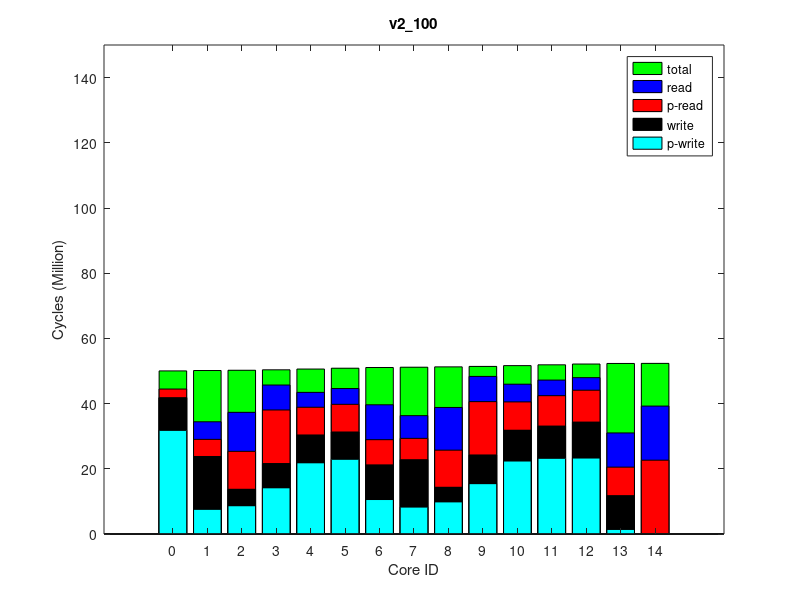

MATLAB code to generate this figure:
times(1, :, :) = [
2644311, 51374984, 0
5256552, 51495593, 0
11663888, 51576841, 0
16423316, 51720371, 0
8515860, 51963557, 0
8503345, 52225968, 0
7733611, 52450639, 0
6543775, 52540507, 0
11394886, 52652629, 0
16379528, 52793354, 0
8720191, 53047374, 0
9319107, 53304373, 0
9772835, 53548175, 0
8735909, 53728516, 0
21985258, 53753385, 0
];
times(2, :, :) = [
2644311, 51157737, 0
5250140, 51279479, 0
11633255, 51359592, 0
16425016, 51501966, 0
8491997, 51743758, 0
8482351, 52004773, 0
7727201, 52227759, 0
6541599, 52318000, 0
11385699, 52429123, 0
16356402, 52569488, 0
8688427, 52821739, 0
9322671, 53076808, 0
9772604, 53319839, 0
8737142, 53498788, 0
22713510, 53523619, 0
];
times(3, :, :) = [
2644311, 51157832, 0
5250863, 51278194, 0
11637838, 51359803, 0
16427832, 51502149, 0
8499152, 51743299, 0
8483773, 52004232, 0
7727534, 52227108, 0
6538146, 52317351, 0
11381385, 52428424, 0
16353488, 52568741, 0
8685881, 52820931, 0
9321674, 53076115, 0
9771967, 53319117, 0
8735599, 53498075, 0
22712926, 53522900, 0
];
times(4, :, :) = [
2644311, 51160727, 0
5249699, 51281230, 0
11633843, 51362210, 0
16426072, 51504868, 0
8496204, 51745975, 0
8482280, 52007004, 0
7725572, 52230107, 0
6537169, 52320308, 0
11381833, 52431511, 0
16353931, 52571650, 0
8687345, 52823770, 0
9321872, 53079013, 0
9772965, 53322026, 0
8738947, 53500959, 0
22715970, 53525779, 0
];
times(5, :, :) = [
2644311, 51157821, 0
5250059, 51278466, 0
11634066, 51358997, 0
16424314, 51501997, 0
8490309, 51743418, 0
8480991, 52004114, 0
7727411, 52227133, 0
6538714, 52317332, 0
11382832, 52428515, 0
16354257, 52568800, 0
8688109, 52820830, 0
9324161, 53076083, 0
9774238, 53319063, 0
8736228, 53498006, 0
22712908, 53522848, 0
];
times(6, :, :) = [
2644311, 51158994, 0
5250882, 51280496, 0
11635555, 51360562, 0
16426999, 51503183, 0
8497798, 51744508, 0
8482701, 52005336, 0
7726542, 52228453, 0
6537962, 52318637, 0
11380642, 52429756, 0
16354760, 52569669, 0
8687654, 52821960, 0
9321923, 53076949, 0
9773518, 53320011, 0
8737721, 53498957, 0
22713704, 53523773, 0
];
times(7, :, :) = [
2644311, 51160233, 0
5250050, 51279872, 0
11635906, 51360875, 0
16429841, 51503516, 0
8493702, 51744681, 0
8479823, 52006235, 0
7724725, 52229384, 0
6535319, 52319584, 0
11380697, 52430781, 0
16354092, 52571003, 0
8686991, 52823060, 0
9321642, 53078212, 0
9772309, 53321276, 0
8738361, 53500215, 0
22715091, 53525048, 0
];
times(8, :, :) = [
2644311, 51157557, 0
5248466, 51278188, 0
11638694, 51359518, 0
16434107, 51501682, 0
8503066, 51742997, 0
8484891, 52003849, 0
7724274, 52227071, 0
6536819, 52317206, 0
11380774, 52428413, 0
16353211, 52568714, 0
8685669, 52820891, 0
9321542, 53076158, 0
9774028, 53319178, 0
8736525, 53498130, 0
22712899, 53522960, 0
];
times(9, :, :) = [
2644311, 51158164, 0
5248502, 51278828, 0
11630361, 51359621, 0
16420563, 51502234, 0
8493866, 51744038, 0
8481458, 52004588, 0
7727275, 52227479, 0
6539582, 52317780, 0
11384143, 52429067, 0
16355540, 52568951, 0
8686843, 52820922, 0
9321354, 53076255, 0
9772353, 53319325, 0
8736621, 53498266, 0
22713084, 53523110, 0
];
times(10, :, :) = [
2644311, 51158865, 0
5249415, 51279341, 0
11634307, 51360057, 0
16421191, 51502707, 0
8497706, 51744208, 0
8483112, 52005089, 0
7727672, 52228159, 0
6539054, 52318238, 0
11383196, 52429415, 0
16354866, 52569619, 0
8686939, 52821808, 0
9321675, 53076894, 0
9773865, 53319924, 0
8737930, 53498852, 0
22713790, 53523726, 0
];
ave_times = round(squeeze(mean(times)));
format long g, ave_times
std_times = round(squeeze(std(times)));
format long g, std_times
polling_read_times = ave_times;
times(1, :, :) = [
31968911, 50332686, 0
7741763, 50451394, 0
8822548, 50529255, 0
14344038, 50670287, 0
21997507, 50904426, 0
23075860, 51161673, 0
10753393, 51381129, 0
8428134, 51469336, 0
10024986, 51579278, 0
15616321, 51716371, 0
22559255, 51963135, 0
23403759, 52212739, 0
23488522, 52452672, 0
1595501, 52628705, 0
0, 52652490, 0
];
times(2, :, :) = [
31760413, 50124475, 0
7538014, 50243963, 0
8655998, 50321944, 0
14161694, 50461407, 0
21834286, 50693641, 0
22887416, 50949434, 0
10548178, 51167610, 0
8229430, 51256667, 0
9830735, 51364941, 0
15425545, 51502310, 0
22368933, 51747145, 0
23187029, 51995373, 0
23279869, 52234662, 0
1370219, 52409265, 0
0, 52433062, 0
];
times(3, :, :) = [
31762988, 50127181, 0
7532944, 50243689, 0
8651759, 50322376, 0
14146495, 50462799, 0
21818879, 50694863, 0
22890812, 50950317, 0
10557225, 51168140, 0
8236153, 51257108, 0
9832339, 51365763, 0
15423733, 51502559, 0
22368805, 51747452, 0
23192262, 51995594, 0
23281457, 52234790, 0
1370898, 52409412, 0
0, 52433199, 0
];
times(4, :, :) = [
31758891, 50122879, 0
7527400, 50244685, 0
8639933, 50321238, 0
14134490, 50461600, 0
21829264, 50694273, 0
22892952, 50949423, 0
10555723, 51167392, 0
8233989, 51255672, 0
9829277, 51364850, 0
15421204, 51501421, 0
22365440, 51745994, 0
23188798, 51994162, 0
23281074, 52233897, 0
1370620, 52408500, 0
0, 52432301, 0
];
times(5, :, :) = [
31763896, 50127820, 0
7544101, 50245525, 0
8653636, 50323498, 0
14158228, 50464088, 0
21813096, 50695643, 0
22891510, 50951801, 0
10564072, 51170260, 0
8237957, 51258161, 0
9833212, 51366876, 0
15427543, 51503965, 0
22371163, 51748559, 0
23191723, 51996790, 0
23281029, 52236150, 0
1371023, 52410750, 0
0, 52434559, 0
];
times(6, :, :) = [
31760121, 50124089, 0
7543549, 50240324, 0
8657460, 50320251, 0
14154909, 50459103, 0
21821831, 50691699, 0
22888917, 50948104, 0
10544209, 51165683, 0
8227959, 51254480, 0
9827794, 51363166, 0
15416913, 51499907, 0
22361070, 51744702, 0
23188316, 51993115, 0
23278748, 52232385, 0
1370875, 52407022, 0
0, 52430825, 0
];
times(7, :, :) = [
31761732, 50125491, 0
7537061, 50243294, 0
8653870, 50322589, 0
14146040, 50461723, 0
21819907, 50694140, 0
22889198, 50950185, 0
10553550, 51168134, 0
8233073, 51257304, 0
9832496, 51366037, 0
15422595, 51503067, 0
22365821, 51747635, 0
23192686, 51996214, 0
23283521, 52235517, 0
1371360, 52410135, 0
0, 52433934, 0
];
times(8, :, :) = [
31760418, 50124523, 0
7524788, 50245160, 0
8639655, 50321425, 0
14147113, 50462141, 0
21813741, 50694640, 0
22887066, 50949718, 0
10550412, 51167683, 0
8230711, 51255780, 0
9831860, 51365043, 0
15424767, 51501611, 0
22369041, 51746349, 0
23190078, 51994769, 0
23279432, 52234123, 0
1370830, 52408753, 0
0, 52432549, 0
];
times(9, :, :) = [
31759318, 50123483, 0
7527837, 50242837, 0
8647583, 50320872, 0
14141000, 50460392, 0
21820975, 50692638, 0
22884739, 50948706, 0
10551818, 51167076, 0
8234908, 51255863, 0
9831141, 51364811, 0
15422800, 51501220, 0
22366392, 51745946, 0
23189155, 51994193, 0
23279342, 52233671, 0
1371048, 52408313, 0
0, 52432112, 0
];
times(10, :, :) = [
31762934, 50127108, 0
7547624, 50245478, 0
8661902, 50324142, 0
14170099, 50463653, 0
21815216, 50695887, 0
22890966, 50952215, 0
10563569, 51170717, 0
8236577, 51258802, 0
9834340, 51367566, 0
15423668, 51504394, 0
22368255, 51749264, 0
23194164, 51997259, 0
23280433, 52236893, 0
1370459, 52411485, 0
0, 52435279, 0
];
ave_times = round(squeeze(mean(times)));
format long g, ave_times
std_times = round(squeeze(std(times)));
format long g, std_times
polling_write_times = ave_times;
times(1, :, :) = [
0, 68854971, 0
10653755, 69013077, 64000
23614851, 69114546, 128000
24088982, 69310861, 64000
13067491, 69650690, 64000
13344889, 70011830, 64000
18441827, 70315916, 128000
13530056, 70428114, 64000
24503740, 70585181, 128000
24102824, 70775232, 64000
14119099, 71125100, 64000
14118993, 71478068, 64000
13639979, 71800223, 64000
19233843, 72058148, 128000
38600874, 72102337, 250000
];
times(2, :, :) = [
0, 68705095, 0
10650612, 68862676, 64000
23600135, 68963246, 128000
24080742, 69159053, 64000
13064404, 69496952, 64000
13337808, 69857611, 64000
18435049, 70160495, 128000
13514013, 70272700, 64000
24483006, 70429774, 128000
24095956, 70618202, 64000
14119078, 70966755, 64000
14104338, 71318829, 64000
13643216, 71640307, 64000
19232438, 71897152, 128000
39312080, 71941324, 250000
];
times(3, :, :) = [
0, 68700982, 0
10652466, 68862150, 64000
23604662, 68961531, 128000
24078422, 69155642, 64000
13062641, 69494593, 64000
13335304, 69854984, 64000
18435532, 70158086, 128000
13510985, 70269959, 64000
24479032, 70426322, 128000
24093385, 70615596, 64000
14119815, 70964016, 64000
14104534, 71316105, 64000
13632130, 71637461, 64000
19231804, 71894326, 128000
39309179, 71938523, 250000
];
times(4, :, :) = [
0, 68703784, 0
10647702, 68861050, 64000
23594199, 68962352, 128000
24081698, 69157640, 64000
13068931, 69495749, 64000
13332096, 69856850, 64000
18434642, 70160000, 128000
13507907, 70271516, 64000
24476480, 70429363, 128000
24095418, 70616869, 64000
14119847, 70965375, 64000
14104849, 71317888, 64000
13637879, 71639230, 64000
19231872, 71896063, 128000
39310750, 71940249, 250000
];
times(5, :, :) = [
0, 68702153, 0
10649439, 68856880, 64000
23594982, 68959547, 128000
24079170, 69155073, 64000
13067834, 69493237, 64000
13335368, 69854222, 64000
18432943, 70157250, 128000
13509825, 70269163, 64000
24479291, 70425500, 128000
24093211, 70615107, 64000
14119109, 70963878, 64000
14103848, 71315601, 64000
13635166, 71636975, 64000
19231411, 71893818, 128000
39308859, 71938007, 250000
];
times(6, :, :) = [
0, 68705930, 0
10650807, 68858371, 64000
23602429, 68961667, 128000
24084922, 69157974, 64000
13060510, 69496665, 64000
13335962, 69857081, 64000
18436045, 70160455, 128000
13501713, 70271995, 64000
24469393, 70428068, 128000
24096061, 70617540, 64000
14119646, 70965947, 64000
14099750, 71318255, 64000
13632972, 71639580, 64000
19232280, 71896430, 128000
39311383, 71940618, 250000
];
times(7, :, :) = [
0, 68702138, 0
10651333, 68859295, 64000
23599408, 68960804, 128000
24075416, 69156428, 64000
13065957, 69494347, 64000
13336795, 69855515, 64000
18432931, 70158482, 128000
13515387, 70270243, 64000
24484036, 70426238, 128000
24091698, 70615616, 64000
14119620, 70964669, 64000
14109060, 71316189, 64000
13638795, 71637659, 64000
19231240, 71894538, 128000
39309574, 71938724, 250000
];
times(8, :, :) = [
0, 68701565, 0
10649954, 68861433, 64000
23605225, 68961746, 128000
24082916, 69156285, 64000
13064903, 69495403, 64000
13338155, 69855388, 64000
18435457, 70159370, 128000
13514576, 70270463, 64000
24482336, 70426880, 128000
24089969, 70617187, 64000
14120120, 70965060, 64000
14105996, 71317113, 64000
13641901, 71638477, 64000
19230777, 71895324, 128000
39310075, 71939521, 250000
];
times(9, :, :) = [
0, 68702391, 0
10651860, 68858087, 64000
23608730, 68960821, 128000
24081848, 69155778, 64000
13070562, 69493481, 64000
13336252, 69854650, 64000
18435712, 70157683, 128000
13517555, 70269881, 64000
24483421, 70425966, 128000
24089331, 70615669, 64000
14120341, 70964131, 64000
14105600, 71316406, 64000
13636600, 71637662, 64000
19230025, 71894535, 128000
39309371, 71938724, 250000
];
times(10, :, :) = [
0, 68700092, 0
10649539, 68860484, 64000
23600856, 68961617, 128000
24084272, 69155293, 64000
13059446, 69493003, 64000
13336396, 69854582, 64000
18435811, 70157195, 128000
13517149, 70270162, 64000
24485037, 70426256, 128000
24092695, 70615514, 64000
14119911, 70963851, 64000
14103468, 71315849, 64000
13641132, 71637278, 64000
19230304, 71894137, 128000
39308793, 71938316, 250000
];
ave_times = round(squeeze(mean(times)));
format long g, ave_times
std_times = round(squeeze(std(times)));
format long g, std_times
read_times = ave_times;
times(1, :, :) = [
0, 50221716, 0
0, 50341289, 0
0, 50419211, 0
0, 50559083, 0
0, 50794689, 0
0, 51051260, 0
0, 51269639, 0
0, 51358310, 0
0, 51467397, 0
0, 51605786, 0
0, 51851201, 0
0, 52100918, 0
0, 52340810, 0
0, 52516807, 0
0, 52540583, 0
];
times(2, :, :) = [
0, 50010744, 0
0, 50128737, 0
0, 50208679, 0
0, 50346783, 0
0, 50581694, 0
0, 50835937, 0
0, 51052847, 0
0, 51141575, 0
0, 51249735, 0
0, 51387473, 0
0, 51630946, 0
0, 51878656, 0
0, 52117722, 0
0, 52292292, 0
0, 52316097, 0
];
times(3, :, :) = [
0, 50009260, 0
0, 50128599, 0
0, 50207235, 0
0, 50345296, 0
0, 50579721, 0
0, 50834515, 0
0, 51051761, 0
0, 51140576, 0
0, 51248385, 0
0, 51386282, 0
0, 51629810, 0
0, 51877529, 0
0, 52116675, 0
0, 52291245, 0
0, 52315059, 0
];
times(4, :, :) = [
0, 50009587, 0
0, 50128871, 0
0, 50207565, 0
0, 50346030, 0
0, 50579992, 0
0, 50835074, 0
0, 51052325, 0
0, 51140912, 0
0, 51248994, 0
0, 51387029, 0
0, 51630517, 0
0, 51878326, 0
0, 52117281, 0
0, 52291841, 0
0, 52315646, 0
];
times(5, :, :) = [
0, 50010173, 0
0, 50128632, 0
0, 50207497, 0
0, 50346144, 0
0, 50580366, 0
0, 50835258, 0
0, 51051898, 0
0, 51141154, 0
0, 51249340, 0
0, 51387211, 0
0, 51630718, 0
0, 51878624, 0
0, 52117449, 0
0, 52291985, 0
0, 52315786, 0
];
times(6, :, :) = [
0, 50011984, 0
0, 50129787, 0
0, 50209282, 0
0, 50347278, 0
0, 50581302, 0
0, 50836506, 0
0, 51053732, 0
0, 51142582, 0
0, 51250697, 0
0, 51388095, 0
0, 51632232, 0
0, 51880185, 0
0, 52119092, 0
0, 52293634, 0
0, 52317492, 0
];
times(7, :, :) = [
0, 50008459, 0
0, 50126484, 0
0, 50206295, 0
0, 50344445, 0
0, 50578269, 0
0, 50833426, 0
0, 51050066, 0
0, 51139195, 0
0, 51247147, 0
0, 51384343, 0
0, 51628497, 0
0, 51876467, 0
0, 52115362, 0
0, 52289911, 0
0, 52313715, 0
];
times(8, :, :) = [
0, 50011247, 0
0, 50129148, 0
0, 50208823, 0
0, 50346977, 0
0, 50581135, 0
0, 50835642, 0
0, 51053370, 0
0, 51142192, 0
0, 51249851, 0
0, 51387471, 0
0, 51631308, 0
0, 51879219, 0
0, 52118175, 0
0, 52292757, 0
0, 52316559, 0
];
times(9, :, :) = [
0, 50011507, 0
0, 50130957, 0
0, 50209104, 0
0, 50347530, 0
0, 50582122, 0
0, 50836612, 0
0, 51053758, 0
0, 51142383, 0
0, 51250554, 0
0, 51387787, 0
0, 51632108, 0
0, 51879836, 0
0, 52118865, 0
0, 52293408, 0
0, 52317211, 0
];
times(10, :, :) = [
0, 50012685, 0
0, 50130832, 0
0, 50209729, 0
0, 50348452, 0
0, 50582976, 0
0, 50837474, 0
0, 51054684, 0
0, 51143559, 0
0, 51251427, 0
0, 51389104, 0
0, 51632928, 0
0, 51880640, 0
0, 52119612, 0
0, 52294131, 0
0, 52317913, 0
];
ave_times = round(squeeze(mean(times)));
format long g, ave_times
std_times = round(squeeze(std(times)));
format long g, std_times
total_times = ave_times;
times(1, :, :) = [
41991674, 55051100, 64000
23872910, 55172473, 128000
13922927, 55270274, 64000
21918369, 55400598, 64000
30691033, 55657827, 64000
31545207, 55913561, 64000
21395430, 56132897, 64000
22990554, 56219013, 128000
14896664, 56332910, 64000
24695510, 56489598, 64000
32077907, 56738760, 64000
33343018, 56995553, 64000
34545719, 57250351, 64000
11963384, 57440012, 64000
0, 57463803, 0
];
times(2, :, :) = [
41805597, 54865022, 64000
23762677, 54989254, 128000
13691995, 55085892, 64000
21576434, 55211243, 64000
30339972, 55469049, 64000
31261407, 55724898, 64000
21184412, 55944156, 64000
22781434, 56030271, 128000
14304950, 56140546, 64000
24206737, 56295017, 64000
31807023, 56543584, 64000
33083022, 56799957, 64000
34309547, 57054700, 64000
11751055, 57243200, 64000
0, 57267001, 0
];
times(3, :, :) = [
41808850, 54868235, 64000
23768050, 54989340, 128000
13686628, 55086907, 64000
21574252, 55211902, 64000
30349442, 55470536, 64000
31268966, 55726078, 64000
21183827, 55941398, 64000
22767671, 56027770, 128000
14251335, 56141218, 64000
24199108, 56295817, 64000
31806749, 56543745, 64000
33083958, 56799999, 64000
34305572, 57054742, 64000
11751203, 57243238, 64000
0, 57267017, 0
];
times(4, :, :) = [
41806056, 54865472, 64000
23771493, 54988109, 128000
13683706, 55084362, 64000
21555191, 55209962, 64000
30343009, 55467558, 64000
31261268, 55723408, 64000
21181677, 55942716, 64000
22770622, 56028784, 128000
14247762, 56139003, 64000
24188954, 56293455, 64000
31804941, 56541836, 64000
33081963, 56798170, 64000
34307894, 57052906, 64000
11749627, 57241411, 64000
0, 57265199, 0
];
times(5, :, :) = [
41806737, 54866122, 64000
23755834, 54988385, 128000
13743252, 55085077, 64000
21654727, 55210024, 64000
30345412, 55467395, 64000
31258048, 55723100, 64000
21184792, 55942343, 64000
22785594, 56028423, 128000
14338453, 56139197, 64000
24211814, 56293635, 64000
31807293, 56542206, 64000
33082453, 56798577, 64000
34310309, 57053271, 64000
11749905, 57241776, 64000
0, 57265567, 0
];
times(6, :, :) = [
41805402, 54864843, 64000
23759438, 54988524, 128000
13694873, 55085325, 64000
21599310, 55210489, 64000
30343275, 55468041, 64000
31258830, 55723819, 64000
21182567, 55943066, 64000
22783465, 56029154, 128000
14288042, 56138948, 64000
24187089, 56293899, 64000
31805026, 56542043, 64000
33078113, 56798421, 64000
34303905, 57053136, 64000
11750247, 57241624, 64000
0, 57265415, 0
];
times(7, :, :) = [
41806198, 54865583, 64000
23765438, 54987753, 128000
13693977, 55084966, 64000
21583932, 55209972, 64000
30350712, 55466803, 64000
31266183, 55722603, 64000
21181372, 55941892, 64000
22773011, 56028008, 128000
14240539, 56138368, 64000
24186012, 56293222, 64000
31803729, 56541419, 64000
33083510, 56797453, 64000
34306210, 57052235, 64000
11748536, 57240739, 64000
0, 57264534, 0
];
times(8, :, :) = [
41804921, 54864338, 64000
23763604, 54988780, 128000
13689486, 55085079, 64000
21575203, 55209995, 64000
30339054, 55468368, 64000
31260364, 55724114, 64000
21183512, 55943404, 64000
22779454, 56029494, 128000
14296386, 56139816, 64000
24204857, 56294076, 64000
31806791, 56542618, 64000
33080514, 56799041, 64000
34309059, 57053776, 64000
11749925, 57242268, 64000
0, 57266056, 0
];
times(9, :, :) = [
41805381, 54864835, 64000
23769540, 54987740, 128000
13697291, 55084932, 64000
21580803, 55210186, 64000
30349832, 55468143, 64000
31269651, 55723941, 64000
21182528, 55943196, 64000
22768360, 56029291, 128000
14230906, 56139332, 64000
24183570, 56294414, 64000
31802951, 56542319, 64000
33083828, 56798798, 64000
34306751, 57053496, 64000
11750120, 57241990, 64000
0, 57265766, 0
];
times(10, :, :) = [
41807556, 54866942, 64000
23772658, 54988491, 128000
13685743, 55086184, 64000
21562085, 55211317, 64000
30346260, 55468626, 64000
31266813, 55724404, 64000
21182202, 55943731, 64000
22764447, 56029830, 128000
14242702, 56140046, 64000
24199418, 56294661, 64000
31805855, 56543561, 64000
33086183, 56799191, 64000
34309539, 57053975, 64000
11750694, 57242475, 64000
0, 57266273, 0
];
ave_times = round(squeeze(mean(times)));
format long g, ave_times
std_times = round(squeeze(std(times)));
format long g, std_times
write_times = ave_times;
mytitle = 'v2\_100';
% order = [1 2 3 4 8 7 6 5 9 10 11 12 15 14 13];
order = 1:15;

total_times = total_times(:, 2)(order);

read_times = read_times(:, 1)(order);
write_times = write_times(:, 1)(order);

polling_read_times = polling_read_times(:, 1)(order);
polling_write_times = polling_write_times(:, 1)(order);

total_times /= 1000000;

read_times /= 1000000;
write_times /= 1000000;

polling_read_times /= 1000000;
polling_write_times /= 1000000;

% laying read on top of write
read_times += write_times;
polling_read_times += write_times;

figure(1);
clf()
% set(gcf, 'Position', get(0,'Screensize'));
% set(gcf,'units','normalized','outerposition',[0 0 1 1])
bar(0:14, total_times,'g');
hold on;
bar(0:14, read_times,'b');
bar(0:14, polling_read_times,'r');
bar(0:14, write_times,'k');
bar(0:14, polling_write_times,'c');
hold off

axis([-2 16 0 150])
% axis([-1 15])
set(gca,'XTick',0:14);
% set(gca,'xticklabel',{ '0'; '1'; '2'; '3'; '7'; '6'; '5'; '4'; '8'; '9'; '10'; '11'; '15'; '14'; '13' })

xlabel('Core ID')
ylabel('Cycles (Million)')

legend('total', 'read', 'p-read', 'write', 'p-write')
title(mytitle)
print(1, strcat(mytitle, '.png'))
